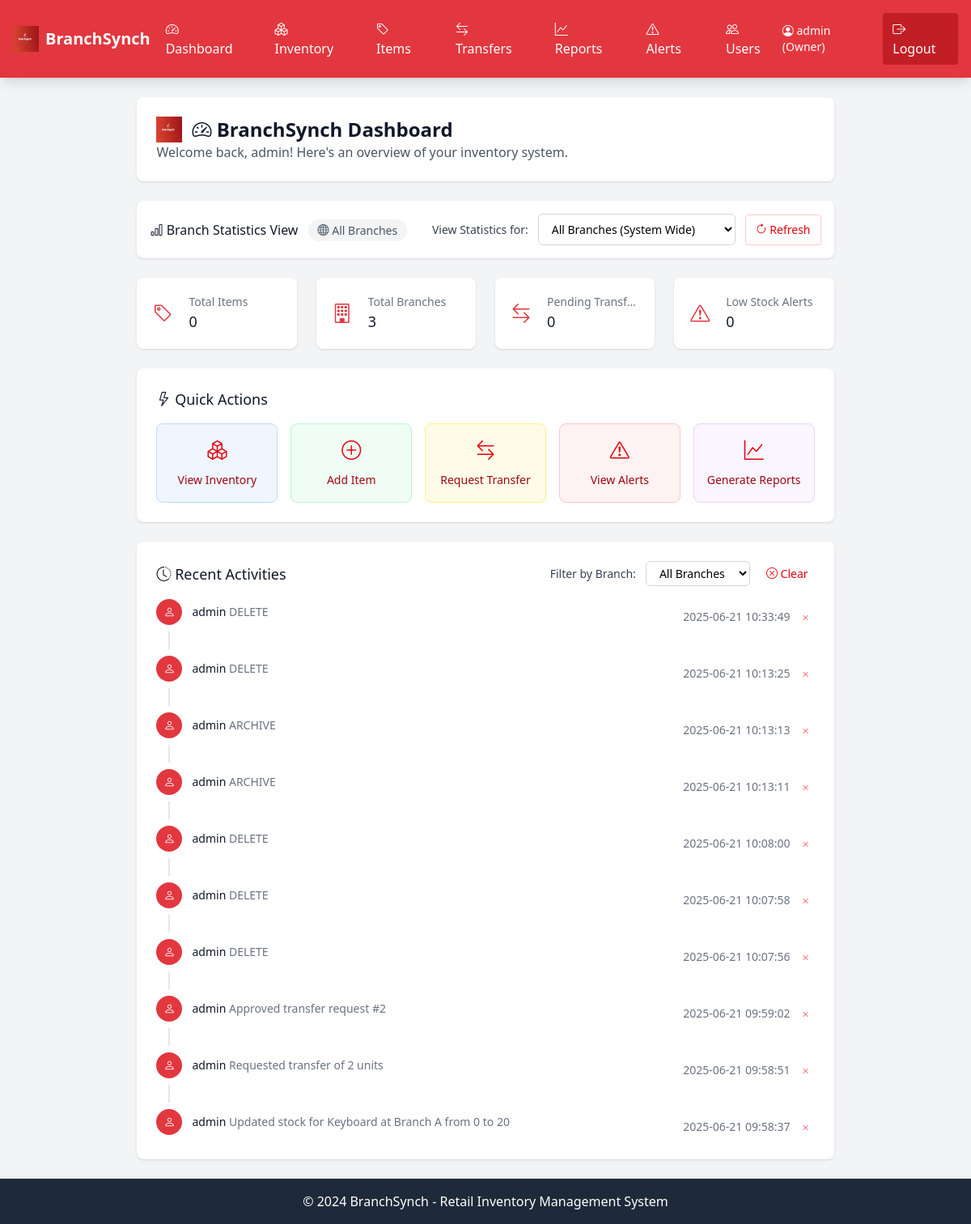
The app's page /dashboard (signed in) with its own data.
### tables this page shows
CREATE TABLE users (
        id INTEGER PRIMARY KEY AUTOINCREMENT,
        username TEXT UNIQUE NOT NULL,
        password TEXT NOT NULL,
        role TEXT NOT NULL,
        branch_id INTEGER,
        created_at TIMESTAMP DEFAULT CURRENT_TIMESTAMP
    );

CREATE TABLE audit_logs (
        id INTEGER PRIMARY KEY AUTOINCREMENT,
        user_id INTEGER,
        action TEXT NOT NULL,
        table_name TEXT,
        record_id INTEGER,
        details TEXT,
        timestamp TIMESTAMP DEFAULT CURRENT_TIMESTAMP,
        FOREIGN KEY (user_id) REFERENCES users (id)
    );

### app.py (the view)
    def decorated_function(*args, **kwargs):
        if 'user_id' not in session:
            return redirect(url_for('login'))
        return f(*args, **kwargs)

### app.py (called while the page is built)
def get_db_connection():
    conn = sqlite3.connect('inventory.db')
    conn.row_factory = sqlite3.Row
    return conn

def login_required(f):
    def decorated_function(*args, **kwargs):
        if 'user_id' not in session:
            return redirect(url_for('login'))
        return f(*args, **kwargs)
    decorated_function.__name__ = f.__name__
    return decorated_function

### templates/dashboard.html (shortened to what this page needs)
{% extends "base.html" %}  {% block content %}
<div class="space-y-6">
  <div class="bg-white shadow rounded-lg p-6">
    <h1 class="text-2xl font-bold text-gray-900 flex items-center space-x-3">
      <img
        src="{{ url_for('static', filename='images/logo.png') }}"
        alt="BranchSynch Logo"
        class="h-8 w-8"
      />
      <span><i class="bi bi-speedometer2"></i> BranchSynch Dashboard</span>
    </h1>
    <p class="text-gray-600">
      Welcome back, {{ session.username }}! Here's an overview of your inventory
      system.
    </p>  </div>
  {% if session.role in ['owner', 'manager'] %}
  <div class="bg-white shadow rounded-lg p-4">
    <div class="flex items-center justify-between">
      <h3 class="text-md font-medium text-gray-900">
        <i class="bi bi-bar-chart"></i> Branch Statistics View
        {% if selected_branch %}
        <span class="ml-2 px-3 py-1 bg-red-100 text-red-800 text-sm rounded-full">
          <i class="bi bi-building"></i> {{ selected_branch.name }}
        </span>
        {% else %}
        <span class="ml-2 px-3 py-1 bg-gray-100 text-gray-600 text-sm rounded-full">
          <i class="bi bi-globe"></i> All Branches
        </span>
        {% endif %}
      </h3>
      <div class="flex items-center space-x-3">
        <label for="statsBranchFilter" class="text-sm font-medium text-gray-700">
          View Statistics for:
        </label>
        <select
          id="statsBranchFilter"
          class="border border-gray-300 rounded-md px-3 py-2 text-sm focus:outline-none focus:ring-2 focus:ring-red-500 focus:border-red-500"
          onchange="updateStatsForBranch()"
        >
          <option value="">All Branches (System Wide)</option>
        </select>
        <button
          onclick="refreshDashboard()"
          class="text-red-600 hover:text-red-800 text-sm px-3 py-2 rounded hover:bg-red-50 transition-colors border border-red-200"
          title="Refresh Data"
        >
          <i class="bi bi-arrow-clockwise"></i> Refresh
        </button>
      </div>
    </div>
  </div>
  {% endif %}
  <div class="grid grid-cols-1 md:grid-cols-2 lg:grid-cols-4 gap-6">
    <div class="bg-white overflow-hidden shadow rounded-lg">
      <div class="p-5">
        <div class="flex items-center">
          <div class="flex-shrink-0">
            <i class="bi bi-tag text-2xl" style="color: #e2373f"></i>
          </div>
          <div class="ml-5 w-0 flex-1">
            <dl>
              <dt class="text-sm font-medium text-gray-500 truncate">
                Total Items
              </dt>
              <dd class="text-lg font-medium text-gray-900">
                {{ total_items }}
              </dd>
            </dl>
          </div>
        </div>
      </div>
    </div>
    <div class="bg-white overflow-hidden shadow rounded-lg">
      <div class="p-5">
        <div class="flex items-center">
          <div class="flex-shrink-0">
            <i class="bi bi-building text-2xl" style="color: #e2373f"></i>
          </div>
          <div class="ml-5 w-0 flex-1">
            <dl>
              <dt class="text-sm font-medium text-gray-500 truncate">
                Total Branches
              </dt>
              <dd class="text-lg font-medium text-gray-900">
                {{ total_branches }}
              </dd>
            </dl>
          </div>
        </div>
      </div>
    </div>
    <div class="bg-white overflow-hidden shadow rounded-lg">
      <div class="p-5">
        <div class="flex items-center">
          <div class="flex-shrink-0">
            <i
              class="bi bi-arrow-left-right text-2xl"
              style="color: #e2373f"
            ></i>
          </div>
          <div class="ml-5 w-0 flex-1">
            <dl>
              <dt class="text-sm font-medium text-gray-500 truncate">
                Pending Transfers
              </dt>
              <dd class="text-lg font-medium text-gray-900">
                {{ pending_transfers }}
              </dd>
            </dl>
          </div>
        </div>
      </div>
    </div>
    <div class="bg-white overflow-hidden shadow rounded-lg">
      <div class="p-5">
        <div class="flex items-center">
          <div class="flex-shrink-0">
            <i
              class="bi bi-exclamation-triangle text-2xl"
              style="color: #e2373f"
            ></i>
          </div>
          <div class="ml-5 w-0 flex-1">
            <dl>
              <dt class="text-sm font-medium text-gray-500 truncate">
                Low Stock Alerts
              </dt>
              <dd class="text-lg font-medium text-gray-900">
                {{ low_stock_count }}
              </dd>
            </dl>
          </div>
        </div>
      </div>
    </div>
  </div>
  <div class="bg-white shadow rounded-lg p-6">
    <h2 class="text-lg font-medium text-gray-900 mb-4">
      <i class="bi bi-lightning"></i> Quick Actions
    </h2>
    <div class="grid grid-cols-1 md:grid-cols-3 lg:grid-cols-5 gap-4">
      <a
        href="{{ url_for('inventory') }}"
        class="bg-blue-50 hover:bg-red-700 border border-blue-200 hover:border-red-700 rounded-lg p-4 text-center transition-colors group"
      >
        <i
          class="bi bi-boxes text-2xl text-red-600 group-hover:text-white mb-2 block"
        ></i>
        <span class="text-sm font-medium text-red-800 group-hover:text-white"
          >View Inventory</span
        >
      </a>
      {% if session.role in ['owner', 'manager'] %}
      <a
        href="{{ url_for('add_item') }}"
        class="bg-green-50 hover:bg-red-700 border border-green-200 hover:border-red-700 rounded-lg p-4 text-center transition-colors group"
      >
        <i
          class="bi bi-plus-circle text-2xl text-red-600 group-hover:text-white mb-2 block"
        ></i>
        <span class="text-sm font-medium text-red-800 group-hover:text-white"
          >Add Item</span
        >
      </a>
      {% endif %}
      <a
        href="{{ url_for('request_transfer') }}"
        class="bg-yellow-50 hover:bg-red-700 border border-yellow-200 hover:border-red-700 rounded-lg p-4 text-center transition-colors group"
      >
        <i
          class="bi bi-arrow-left-right text-2xl text-red-600 group-hover:text-white mb-2 block"
        ></i>
        <span class="text-sm font-medium text-red-800 group-hover:text-white"
          >Request Transfer</span
        >
      </a>
      <a
        href="{{ url_for('low_stock_alerts') }}"
        class="bg-red-50 hover:bg-red-700 border border-red-200 hover:border-red-700 rounded-lg p-4 text-center transition-colors group"
      >
        <i
          class="bi bi-exclamation-triangle text-2xl text-red-600 group-hover:text-white mb-2 block"
        ></i>
        <span class="text-sm font-medium text-red-800 group-hover:text-white"
          >View Alerts</span
        >
      </a>
      {% if session.role in ['owner', 'manager'] %}
      <a
        href="{{ url_for('reports') }}"
        class="bg-purple-50 hover:bg-red-700 border border-purple-200 hover:border-red-700 rounded-lg p-4 text-center transition-colors group"
      >
        <i
          class="bi bi-graph-up text-2xl text-red-600 group-hover:text-white mb-2 block"
        ></i>
        <span class="text-sm font-medium text-red-800 group-hover:text-white"
          >Generate Reports</span
        >
      </a>
      {% endif %}
    </div>
  </div>
  <div class="bg-white shadow rounded-lg p-6">
    <div class="flex justify-between items-center mb-4">
      <h2 class="text-lg font-medium text-gray-900">
        <i class="bi bi-clock-history"></i> Recent Activities
      </h2>
      {% if session.role in ['owner', 'manager'] %}
      <div class="flex items-center space-x-3">
        <label for="branchFilter" class="text-sm font-medium text-gray-700">
          Filter by Branch:
        </label>
        <select
          id="branchFilter"
          class="border border-gray-300 rounded-md px-3 py-1 text-sm focus:outline-none focus:ring-2 focus:ring-red-500 focus:border-red-500"
          onchange="filterActivitiesByBranch()"
        >
          <option value="">All Branches</option>
        </select>
        <button
          onclick="clearActivityFilters()"
          class="text-red-600 hover:text-red-800 text-sm px-2 py-1 rounded hover:bg-red-50 transition-colors"
          title="Clear Filters"
        >
          <i class="bi bi-x-circle"></i> Clear
        </button>
      </div>
      {% endif %}
    </div>
    <div class="flow-root">
      <ul class="-mb-8">        {% for activity in recent_activities %}
        <li class="activity-item" data-branch-id="{{ activity.branch_id or 'global' }}">
          <div class="relative pb-8">
            {% if not loop.last %}
            <span
              class="absolute top-4 left-4 -ml-px h-full w-0.5 bg-gray-200"
            ></span>
            {% endif %}
            <div class="relative flex space-x-3">
              <div>
                <span
                  class="h-8 w-8 rounded-full flex items-center justify-center ring-8 ring-white"
                  style="background-color: #e2373f"
                >
                  <i class="bi bi-person text-white text-sm"></i>
                </span>
              </div>
              <div class="min-w-0 flex-1 pt-1.5 flex justify-between space-x-4">
                <div>
                  <p class="text-sm text-gray-500">
                    <span class="font-medium text-gray-900"
                      >{{ activity.username }}</span
                    >
                    {{ activity.action }}
                  </p>
                </div>
                <div class="flex items-center space-x-2">
                  <div
                    class="text-right text-sm whitespace-nowrap text-gray-500"
                  >
                    {{ activity.timestamp }}
                  </div>
                  {% if session.role in ['owner', 'manager'] %}
                  <button
                    onclick="confirmDeleteActivity('{{ activity.id }}', '{{ activity.username }}', '{{ activity.action }}')"
                    class="text-red-400 hover:text-red-600 transition-colors p-1 rounded hover:bg-red-50"
                    title="Remove Activity"
                  >
                    <i class="bi bi-x text-sm"></i>
                  </button>
                  {% endif %}
                </div>
              </div>
            </div>
          </div>
        </li>
        {% endfor %}
      </ul>
    </div>
  </div>
</div>
{% endblock %}

### templates/base.html (shortened to what this page needs)
<!DOCTYPE html>
<html lang="en">
  <head>
    <script src="https://cdn.jsdelivr.net/npm/@tailwindcss/browser@4"></script>
    <link
      rel="stylesheet"
      href="https://cdn.jsdelivr.net/npm/bootstrap-icons@1.13.1/font/bootstrap-icons.min.css"
    />
  </head>
  <body class="bg-gray-100 min-h-screen flex flex-col">
    {% if session.user_id %}
    <nav class="text-white shadow-lg" style="background-color: #e2373f">
      <div class="max-w-7xl mx-auto px-4">
        <div class="flex justify-between items-center py-4">
          <div class="flex items-center space-x-4">
            <h1 class="text-xl font-bold flex items-center space-x-2">
              <img
                src="{{ url_for('static', filename='images/logo.png') }}"
                alt="BranchSynch Logo"
                class="h-8 w-8"
              />
              <span>BranchSynch</span>
            </h1>
            <div class="hidden md:flex space-x-4">
              <a
                href="{{ url_for('dashboard') }}"
                class="px-3 py-2 rounded transition-colors duration-200"
                onmouseover="this.style.backgroundColor='#C21E25'"
                onmouseout="this.style.backgroundColor='transparent'"
              >
                <i class="bi bi-speedometer2"></i> Dashboard
              </a>
              <a
                href="{{ url_for('inventory') }}"
                class="px-3 py-2 rounded transition-colors duration-200"
                onmouseover="this.style.backgroundColor='#C21E25'"
                onmouseout="this.style.backgroundColor='transparent'"
              >
                <i class="bi bi-boxes"></i> Inventory
              </a>
              {% if session.role in ['owner', 'manager'] %}
              <a
                href="{{ url_for('items') }}"
                class="px-3 py-2 rounded transition-colors duration-200"
                onmouseover="this.style.backgroundColor='#C21E25'"
                onmouseout="this.style.backgroundColor='transparent'"
              >
                <i class="bi bi-tag"></i> Items
              </a>
              {% endif %}
              <a
                href="{{ url_for('transfers') }}"
                class="px-3 py-2 rounded transition-colors duration-200"
                onmouseover="this.style.backgroundColor='#C21E25'"
                onmouseout="this.style.backgroundColor='transparent'"
              >
                <i class="bi bi-arrow-left-right"></i> Transfers
              </a>
              {% if session.role in ['owner', 'manager'] %}
              <a
                href="{{ url_for('reports') }}"
                class="px-3 py-2 rounded transition-colors duration-200"
                onmouseover="this.style.backgroundColor='#C21E25'"
                onmouseout="this.style.backgroundColor='transparent'"
              >
                <i class="bi bi-graph-up"></i> Reports
              </a>
              {% endif %}
              <a
                href="{{ url_for('low_stock_alerts') }}"
                class="px-3 py-2 rounded transition-colors duration-200"
                onmouseover="this.style.backgroundColor='#C21E25'"
                onmouseout="this.style.backgroundColor='transparent'"
              >
                <i class="bi bi-exclamation-triangle"></i> Alerts
              </a>
              {% if session.role == 'owner' %}
              <a
                href="{{ url_for('users') }}"
                class="px-3 py-2 rounded transition-colors duration-200"
                onmouseover="this.style.backgroundColor='#C21E25'"
                onmouseout="this.style.backgroundColor='transparent'"
              >
                <i class="bi bi-people"></i> Users
              </a>
              {% endif %}
            </div>
          </div>
          <div class="flex items-center space-x-4">
            <span class="text-sm">
              <i class="bi bi-person-circle"></i> {{ session.username }} ({{
              session.role|title }})
            </span>
            <a
              href="{{ url_for('logout') }}"
              class="text-white px-3 py-2 rounded transition-colors duration-200"
              style="background-color: #c21e25"
              onmouseover="this.style.backgroundColor='#A91A20'"
              onmouseout="this.style.backgroundColor='#C21E25'"
            >
              <i class="bi bi-box-arrow-right"></i> Logout
            </a>
          </div>
        </div>
      </div>
    </nav>
    {% endif %}
    <main class="max-w-7xl mx-auto px-4 py-6 flex-grow">
      {% block content %}{% endblock %}
    </main>
    <footer class="bg-gray-800 text-white text-center py-4 mt-auto">
      <p>&copy; 2024 BranchSynch - Retail Inventory Management System</p>
    </footer>
  </body>
</html>

### templates/base.html (style rules this page uses)
:root { --brand-color: #e2373f; --brand-color-hover: #c21e25; --brand-color-light: rgba(226, 55, 63, 0.1); }

### records on screen
users: username "admin", role "Owner"
audit_logs: username "admin", action "DELETE", timestamp "2025-06-21 10:33:49"
audit_logs: username "admin", action "DELETE", timestamp "2025-06-21 10:13:25"
audit_logs: username "admin", action "ARCHIVE", timestamp "2025-06-21 10:13:13"
audit_logs: username "admin", action "ARCHIVE", timestamp "2025-06-21 10:13:11"
audit_logs: username "admin", action "DELETE", timestamp "2025-06-21 10:08:00"
audit_logs: username "admin", action "DELETE", timestamp "2025-06-21 10:07:58"
audit_logs: username "admin", action "DELETE", timestamp "2025-06-21 10:07:56"
audit_logs: username "admin", action "Approved transfer request #2", timestamp "2025-06-21 09:59:02"
audit_logs: username "admin", action "Requested transfer of 2 units", timestamp "2025-06-21 09:58:51"
audit_logs: username "admin", action "Updated stock for Keyboard at Branch A from 0 to 20", timestamp "2025-06-21 09:58:37"

### other values on screen
{{ total_items }} "0"
{{ total_branches }} "3"
{{ pending_transfers }} "0"
{{ low_stock_count }} "0"
